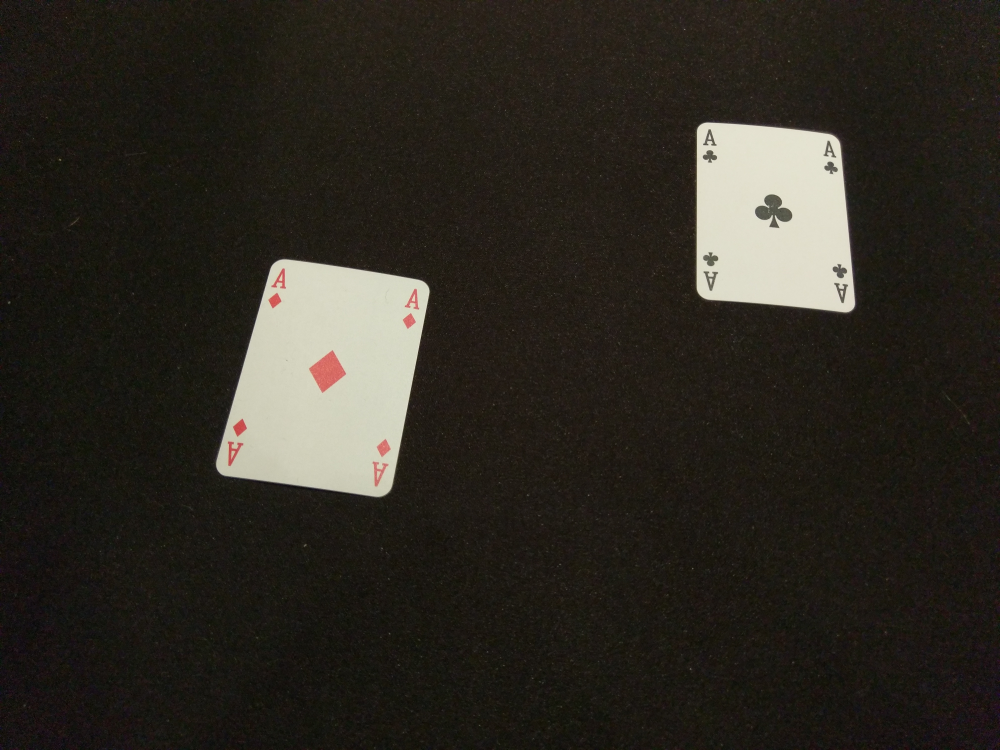
#> input picture test/IMAG0988.jpg, 4000 x 3000 px (shown at 1/4 size)
$ jupyter execute --allow-errors 'Klasifikacija karte.ipynb'   (older library calls are emulated)
#> lines starting #> are read from the running program, lines starting #| are printed output that depends on the picture; after the words box and inside, x2 and y2 are one past the last pixel; in counts of white or black regions, pixels touching at a corner belong together
[cell 1]
import numpy as np
import cv2 # OpenCV biblioteka
import matplotlib
import matplotlib.pyplot as plt
from scipy.spatial import distance
import csv
import os
from keras.models import Sequential
from keras.layers.core import Dense,Activation
from keras.optimizers import SGD

[cell 2]
path = os.getcwd()

clubs_file = os.path.join(path, 'suits', 'C', 'count.txt')
#> (the rest of this cell did not finish here and is left out)

[cell 3]
# [7 lines left out: function create_output, not called in this run]

def resize_rank(image):
    return cv2.resize(image, (20,27), interpolation = cv2.INTER_NEAREST)

def resize_suit(image):
    return cv2.resize(image, (22,22), interpolation = cv2.INTER_NEAREST)

def prepare_image_suit(image):
    #roi = localize_suit(image)
    roi = image
    roi = resize_suit(roi)
    roi = roi/255
    return roi.flatten()

def prepare_image_rank(image):
    #roi = localize_rank(image)
    roi = image
    roi = resize_rank(roi)
    roi = roi/255
    return roi.flatten()

# [27 lines left out: functions localize_suit, localize_rank, not called in this run]

[cell 4]
suit_input = []
suit_output = []
#> (the rest of this cell did not finish here and is left out)

[cell 5]
rank_input = []
rank_output = []
#> (the rest of this cell did not finish here and is left out)

[cell 6]
def create_ann_suits():
    ann = Sequential()
    ann.add(Dense(90, input_dim=484, activation='sigmoid'))
    ann.add(Dense(4, activation='sigmoid'))
    return ann

def create_ann_ranks():
    ann = Sequential()
    ann.add(Dense(128, input_dim=540, activation='sigmoid'))
    ann.add(Dense(13, activation='sigmoid'))
    return ann

# [21 lines left out: functions train_ann_rank, train_ann_suit, not called in this run]

#> (a cell that did not finish here is left out)

#> (a cell that did not finish here is left out)

[cell 9]
BIN_THRESHOLD = 100
CARD_MIN_HW = 300
CARD_MAX_HW = 2000
EPSILON = 0.05
SEPARATE_CROP_Y = 37
CARD_MIN_HW = 300
CARD_MAX_HW = 2000
EPSILON = 0.05
CROP_Y0 = 5
CROP_H = 72
CROP_X0 = 2
CROP_W = 22
SEPARATE_CROP_Y = 37
CROP_THRESHOLD = 150
RANKS = ['2', '3', '4', '5', '6', '7', '8', '9', 'T', 'J', 'Q', 'K', 'A']
SUITS = ['C', 'D', 'H', 'S']

# [6 lines left out: function display_result, not called in this run]

[cell 10]
img = cv2.imread('test/IMAG0988.jpg')
#> img is the input picture: shape (3000, 4000, 3); mean B, G, R 34.2, 41.5, 45.2
img = cv2.cvtColor(img, cv2.COLOR_BGR2RGB)
img_gs = cv2.cvtColor(img, cv2.COLOR_RGB2GRAY)
ret, img_bin = cv2.threshold(img_gs, 100,255,cv2.THRESH_BINARY)
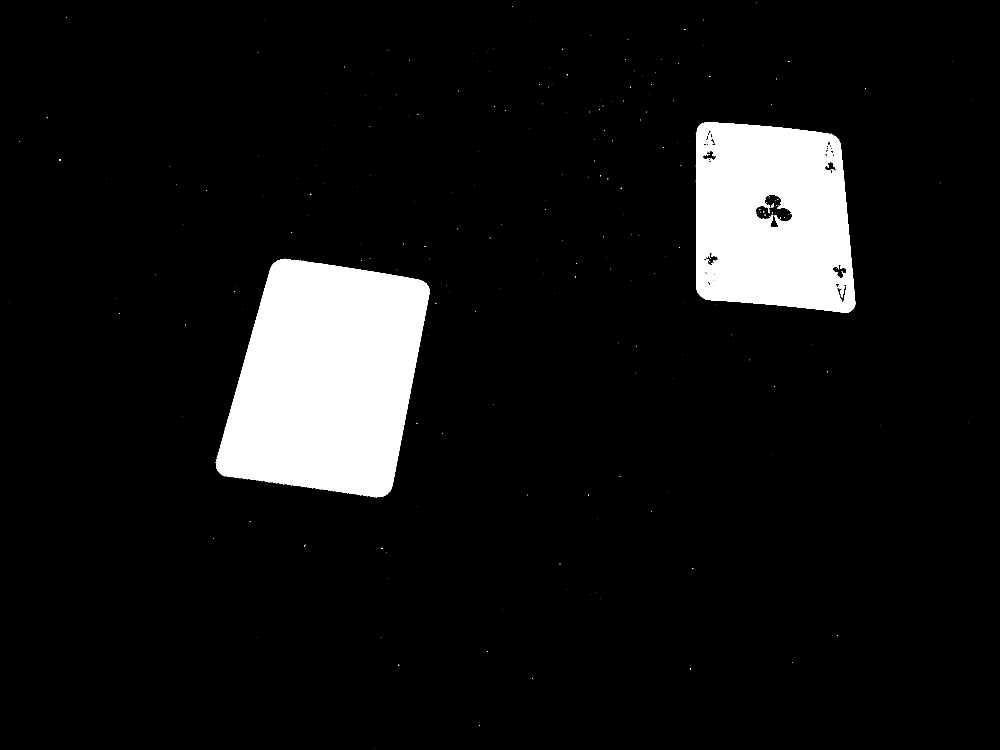
#> img_bin: shape (3000, 4000) (shown at 1/4 size); 8.4% white; 437 white regions (426 under 20 px)

img1, contours, hierarchy = cv2.findContours(img_bin, cv2.RETR_TREE, cv2.CHAIN_APPROX_SIMPLE)
#> contours = 501 contours, 479 with area under 20; largest, box (x1, y1, x2, y2) and area: (865, 1037, 1718, 1989) 599234, (2786, 489, 3421, 1250) 427126, (3020, 778, 3169, 912) 10210, (3331, 1057, 3388, 1113) 1670, (3338, 1132, 3392, 1212) 1670

contours_card = []
i = 0
for contour in contours:
    center, size, angle = cv2.minAreaRect(contour)
    width, height = size
    epsilon = EPSILON * cv2.arcLength(contour,True)
    approx = cv2.approxPolyDP(contour,epsilon,True)
    if width > CARD_MIN_HW and width < CARD_MAX_HW and height > CARD_MIN_HW and height < CARD_MAX_HW and len(approx) == 4 and hierarchy[0][i][3] == -1:
        #print(width, height, len(approx), hierarchy[0][i])
        contours_card.append(contour) # ova kontura pripada bar-kodu
    i += 1
#> this loop made 501 passes
#> (center, angle, width, height, epsilon, approx) on passes 2 to 4: ((1918.5, 2901.5), -90, 1, 1, 0.2, [[1918, 2901], [1918, 2902], [1919, 2902], [1919, 2901]]), ((2130.5, 2712), -90, 2, 1, 0.271, [[2130, 2711], [2130, 2713], [2131, 2713], [2131, 2712]]), ((2762, 2675.5), -90, 3, 2, 0.471, [[2761, 2674], [2761, 2677], [2763, 2677], [2763, 2675]])
#> after the loop, contours_card = 2 contours; box (x1, y1, x2, y2) and area: (865, 1037, 1718, 1989) 599234, (2786, 489, 3421, 1250) 427126; i = 501

trazena_kontura = contours_card[0]
#> trazena_kontura = contour of 1282 points, box (x1, y1, x2, y2) (865, 1037, 1718, 1989), area 599234
x,y,w,h = cv2.boundingRect(trazena_kontura)
#> x = 865; y = 1037; w = 853; h = 952
rect = cv2.minAreaRect(trazena_kontura)
#> rect = ((1290.8, 1511.2), (916.9, 710.1), -79.13)
n1,n2,angle = rect
#> n1 = (1290.8, 1511.2); n2 = (916.9, 710.1); angle = -79.13

epsilon = EPSILON * cv2.arcLength(trazena_kontura,True)
#> epsilon = 166.4
approx = cv2.approxPolyDP(trazena_kontura,epsilon,True)
#> approx = [[1111, 1041], [867, 1875], [1536, 1982], [1711, 1141]]
pts = [[approx[0][0][0], approx[0][0][1]], [approx[1][0][0], approx[1][0][1]], [approx[2][0][0], approx[2][0][1]], [approx[3][0][0], approx[3][0][1]]]
#> pts has the same summary as approx
pts = np.float32(pts)

temp_rect = np.zeros((4,2), dtype = "float32")

xSorted = pts[np.argsort(pts[:, 0]), :]
#> xSorted = [[867, 1875], [1111, 1041], [1536, 1982], [1711, 1141]]

leftMost = xSorted[:2, :]
#> leftMost = [[867, 1875], [1111, 1041]]
rightMost = xSorted[2:, :]
#> rightMost = [[1536, 1982], [1711, 1141]]

leftMost = leftMost[np.argsort(leftMost[:, 1]), :]
#> leftMost = [[1111, 1041], [867, 1875]]
(tl, bl) = leftMost
#> tl = [1111, 1041]; bl = [867, 1875]

D = distance.cdist(tl[np.newaxis], rightMost, "euclidean")[0]
#> D = [1032.5, 608.3]
(br, tr) = rightMost[np.argsort(D)[::-1], :]
#> br = [1536, 1982]; tr = [1711, 1141]

if distance.euclidean(bl,br) >= distance.euclidean(bl,tl):
    temp_rect[0] = bl
    temp_rect[1] = tl
    temp_rect[2] = tr
    temp_rect[3] = br
else:
    temp_rect[0] = tl
    temp_rect[1] = tr
    temp_rect[2] = br
    temp_rect[3] = bl

maxWidth = 200
maxHeight = 300

dst = np.array([[0,0],[maxWidth-1,0],[maxWidth-1,maxHeight-1],[0, maxHeight-1]], np.float32)
M = cv2.getPerspectiveTransform(temp_rect,dst)
warp = cv2.warpPerspective(img, M, (maxWidth, maxHeight))
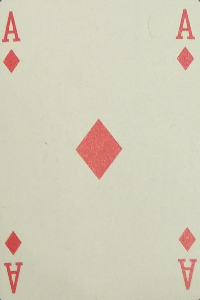
#> warp: shape (300, 200, 3); mean R, G, B 211.4, 205.5, 186.3

crop_warp = warp[CROP_Y0:CROP_Y0 + CROP_H, CROP_X0:CROP_X0 + CROP_W]
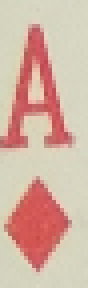
#> crop_warp: shape (72, 22, 3) (shown 4 times larger); mean R, G, B 212.5, 179.6, 163.8
crop_gs = cv2.cvtColor(crop_warp, cv2.COLOR_RGB2GRAY)
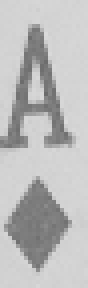
#> crop_gs: shape (72, 22) (shown 4 times larger); min 107, max 218, mean 187.6
ret, crop_bin = cv2.threshold(crop_gs, CROP_THRESHOLD,255, cv2.THRESH_BINARY | cv2.THRESH_OTSU)
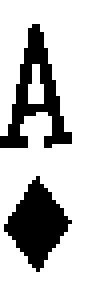
#> crop_bin: shape (72, 22) (shown 4 times larger); 73.6% white; 2 black regions, box (x1, y1, x2, y2) and area: (0, 6, 18, 37) 210, (1, 44, 18, 68) 208
#> ret = 168

znak_crop = crop_bin[0:SEPARATE_CROP_Y, 0:CROP_W]
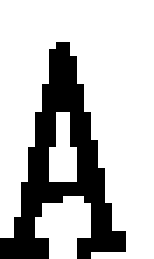
#> znak_crop: shape (37, 22) (shown 7 times larger); 74.2% white; 1 black region, box (x1, y1, x2, y2) and area: (0, 6, 18, 37) 210
boja_crop = crop_bin[SEPARATE_CROP_Y:CROP_H, 0:CROP_W]
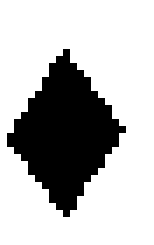
#> boja_crop: shape (35, 22) (shown 7 times larger); 73% white; 1 black region, box (x1, y1, x2, y2) and area: (1, 7, 18, 31) 208
plt.imshow(boja_crop, 'gray')

rank_prep = prepare_image_rank(znak_crop)
#> in resize_rank, `return cv2.resize(image, (20,27), interpolation = cv2.INTER_NEAREST)`:
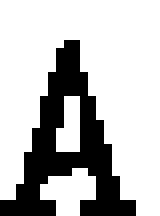
#> returned value: shape (27, 20) (shown 8 times larger); 73.5% white; 1 black region, box (x1, y1, x2, y2) and area: (0, 5, 17, 27) 143
#> rank_prep = 540 values, max 1 at index 0, min 0 at index 108, mean 0.735
suit_prep = prepare_image_suit(boja_crop)
#> in resize_suit, `return cv2.resize(image, (22,22), interpolation = cv2.INTER_NEAREST)`:
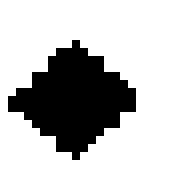
#> returned value: shape (22, 22) (shown 8 times larger); 73.1% white; 1 black region, box (x1, y1, x2, y2) and area: (1, 5, 17, 20) 130
#> suit_prep = 484 values, max 1 at index 0, min 0 at index 119, mean 0.731
rank_in = [rank_prep]
suit_in = [suit_prep]

#> (the rest of this cell did not finish here and is left out)
